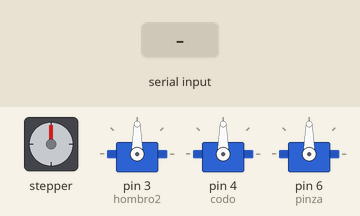
The sketch below on a simulated Arduino Uno, built with avr-gcc and run on an emulated ATmega328P. Parts: stepper motor, 3 × servo. Wiring (inferred from the names in the program): stepper motor (2048 steps per turn assumed): coils pin 8, pin 9, pin 10, pin 11. The inputs (shaded band) are chosen by the test bench.

Above: at 1.2 s.
1.3 s: "A" received over Serial
At 2.4 s:
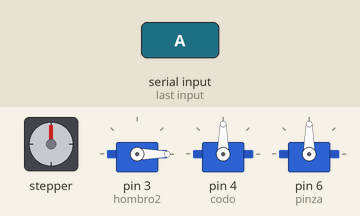
2.8 s: "1" received over Serial
At 3.9 s:
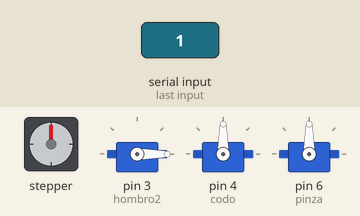
5.8 s: "2" received over Serial
At 8.8 s:
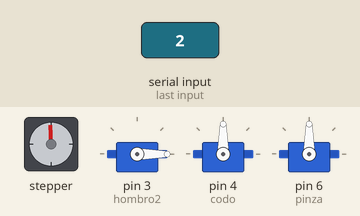
11.8 s: "1" received over Serial
Timing chart, 0 to 19.2 s (numbered marks = the images above; inputs shaded):
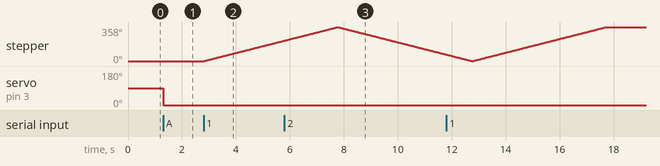

The sketch:

brazoroboticoBETA.ino
```cpp
// Incluímos la librería para poder controlar el servo
#include <Servo.h>

// Declaramos la variable para controlar el servo
//Servo hombro1;
Servo hombro2;
Servo codo;
//Servo muneca;
Servo pinza;

//Inicia la declaracion de las variables y constantes
//Variable que recibe los datos de java a Arduino
char variable;
//Variable que junta todos los caracteres en una sola instruccion
String cadena;
//Declaracion del arreglo que guardara los movimientos del brazo
String arreglo[30];
//Declaracion de contador para el movimiento del arreglo
int cont = 0;
//Variable que recive el numero de movimientos que se recibieron en Java
int tamArr = 0;
//Declaracion del boton de paro total
boolean btnparo = true;
//Variable que contiene los grados para mover los servo y motor a pasos
int angu = 0, angulo = 0 , angulo2 = 0;


//Declaracion de pines para el motor a pasos
const int motorPin1 = 8;    // 28BYJ48 In1
const int motorPin2 = 9;    // 28BYJ48 In2
const int motorPin3 = 10;   // 28BYJ48 In3
const int motorPin4 = 11;   // 28BYJ48 In4

//Declaracion de variables para el control del motor a pasos
//Variable para fijar la velocidad
int motorSpeed = 1200;
//Contador para los pasos
int stepCounter = 0;
//Pasos para una vuelta completa
int stepsPerRev = 4076;
//Variable que contiene el numero de pasos para dar media vuelta
const int numSteps = 8;
//Declaracion de la variable para el controlador del motor a pasos
const int stepsLookup[8] = { B1000, B1100, B0100, B0110, B0010, B0011, B0001, B1001 };

//Inicio del metodo setup
void setup() {
  //Iniciamos la comunicacion con el puerto serial.
  Serial.begin(9600);
  //Asignacion de pines para cada servo
  //hombro1.attach(2);
  hombro2.attach(3);
  codo.attach(4);
  //muneca.attach(5);
  pinza.attach(6);
  //declarar pines del motor a pasos como salida
  pinMode(motorPin1, OUTPUT);
  pinMode(motorPin2, OUTPUT);
  pinMode(motorPin3, OUTPUT);
  pinMode(motorPin4, OUTPUT);
}
//Finalizacion de la declaracion de las variables y constantes

void loop() {

  variable = Serial.read();

  switch(variable)
  {
    case 'A':
      hombros(angu);
      angu += 15;
      break;
    case 'B':
      hombros(angu);
      angu -= 15;
      break;
    case 'C':
      brazo(angulo);
      angulo += 15;
      break;
    case 'D':
      brazo(angulo);
      angulo -= 15;
      break;
    case 'G':
      pinzas(angulo2);
      angulo2 += 10;
      break;
    case 'H':
      pinzas(angulo2);
      angulo2 -= 10;
      break;
    case '1':
    for (int i = 0; i < stepsPerRev; i++) {
            anticlockwise();
            delayMicroseconds(motorSpeed);
          }
    break;
    case '2':
    for (int i = 0; i < stepsPerRev; i++) {
            clockwise();
            delayMicroseconds(motorSpeed);
           }
    break;

  }
}

void hombros(int an)
{
  if (an <= 180)
  {
    // Desplazamos al ángulo correspondiente
    //hombro1.write(an);
    hombro2.write(an);
  }
}

void hom(int bro)
{
  if (bro >= 10 && bro <= 180)
  {
    // Desplazamos al ángulo correspondiente
    //hombro1.write(bro);
    hombro2.write(bro);
  }
}

void antebrazo(int lo)
{
  if (lo >= 30 && lo <= 120)
  {
    // Desplazamos al ángulo correspondiente
    codo.write(lo);
  }
}

void brazo(int lol)
{
  if (lol >= 50 && lol <= 150)
  {
    // Desplazamos al ángulo correspondiente
    codo.write(lol);
  }
}


void pinzas(int pinz)
{
    if(pinz >= 30 && pinz <= 180)
  {
    //Desplazamos al angulo correspondiente
    pinza.write(pinz);
}
}

void pinzas2(int pinz2)
{
      if(pinz2 <= 180 && pinz2 >= 30)
  {
    //Desplazamos al angulo correspondiente
    pinza.write(pinz2);
}
}


//Movimiento del motor a pasos hacia la derecha
void clockwise() {
  stepCounter++;
  if (stepCounter >= numSteps) stepCounter = 0;
  setOutput(stepCounter);
}

//Movimiento del motor a pasos hacia la izquuerda
void anticlockwise() {
  stepCounter--;
  if (stepCounter < 0) stepCounter = numSteps - 1;
  setOutput(stepCounter);
}

void setOutput(int step) {
  digitalWrite(motorPin1, bitRead(stepsLookup[step], 0));
  digitalWrite(motorPin2, bitRead(stepsLookup[step], 1));
  digitalWrite(motorPin3, bitRead(stepsLookup[step], 2));
  digitalWrite(motorPin4, bitRead(stepsLookup[step], 3));
}
```

Measured:
- after the input at 1.3 s, servo on pin 3 (hombro2): 90° → 0° at once
- after the input at 2.8 s, stepper: keeps turning clockwise at about 72°/s, starting at once
